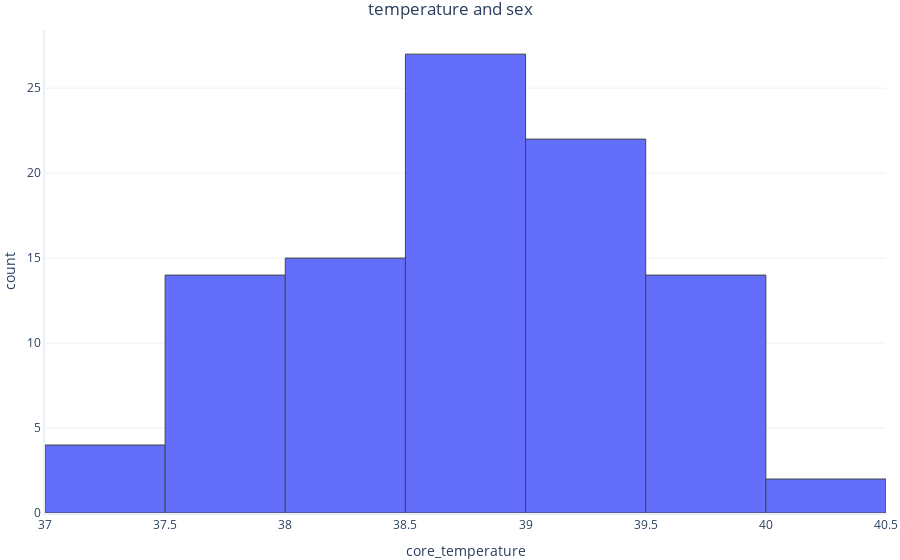

This figure's notebook cell:
### Code cell
px.histogram(dataset, x='core_temperature', barmode='group', 
             title='temperature and sex')

### Figure 1 — Plotly figure (JSON) as saved in the notebook; plotly's stock layout.template omitted (floating-point values rounded to 4 significant figures)
{"data": [{"alignmentgroup": "True", "bingroup": "x", "hovertemplate": "core_temperature=%{x}<br>count=%{y}<extra></extra>", "legendgroup": "", "marker": {"color": "#636efa", "pattern": {"shape": ""}}, "name": "", "offsetgroup": "", "orientation": "v", "showlegend": false, "type": "histogram", "x": [38.42, 39.02, 39.15, 39.06, 38.66, 38.61, 39.47, 38.82, 37.78, 39.18, 39.52, 38.58, 38.28, 38.4, 38.65, 39.62, 37.73, 39.37, 37.99, 39.93, 37.61, 38.83, 37.4, 38.99, 39.72, 38.1, 37.6, 39.5, 38.5, 38.27, 38.7, 39.08, 38.29, 38.4, 39.3, 38.38, 38.47, 39.59, 38.13, 39.8, 37.93, 39.67, 38.21, 38.93, 37.8, 37.52, 39.35, 38.92, 38.73, 38.35, 40.17, 39.48, 39.96, 39.03, 39.71, 37.87, 38.93, 38.76, 38.98, 39.07, 39.31, 40.26, 39.2, 37.47, 38.62, 39.74, 37.96, 38.52, 39.59, 39.49, 37.32, 38.3, 39.33, 38.18, 37.79, 38.97, 37.98, 38.93, 37.99, 39.87, 38.51, 39.15, 38.61, 38.95, 37.47, 38.24, 38.77, 39.87, 38.87, 39.09, 39.0, 39.26, 38.68, 37.94, 38.79, 39.49, 38.58, 39.77], "xaxis": "x", "yaxis": "y"}], "layout": {"barmode": "group", "legend": {"tracegroupgap": 0}, "title": {"text": "temperature and sex"}, "xaxis": {"anchor": "y", "domain": [0, 1], "title": {"text": "core_temperature"}}, "yaxis": {"anchor": "x", "domain": [0, 1], "title": {"text": "count"}}}}
